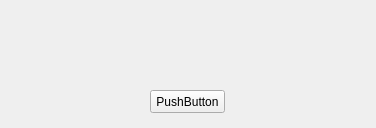
<?xml version="1.0" encoding="UTF-8"?>
<ui version="4.0">
 <class>Form</class>
 <widget class="QWidget" name="Form">
  <property name="geometry">
   <rect>
    <x>0</x>
    <y>0</y>
    <width>376</width>
    <height>128</height>
   </rect>
  </property>
  <property name="windowTitle">
   <string>Form</string>
  </property>
  <widget class="QPushButton" name="pushButton">
   <property name="geometry">
    <rect>
     <x>150</x>
     <y>90</y>
     <width>75</width>
     <height>23</height>
    </rect>
   </property>
   <property name="text">
    <string>PushButton</string>
   </property>
  </widget>
 </widget>
 <resources/>
 <connections/>
</ui>
